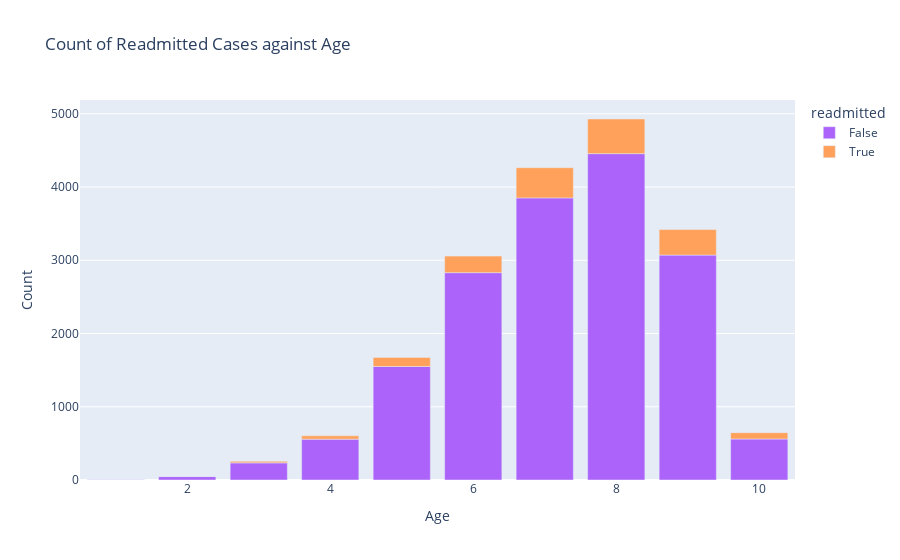

Here is the notebook cell this chart was saved with:
### Markdown cell above
#### Plot the count of number of readmitted cases against age.

### Code cell
# Group the data by age and readmitted status and count the occurrences
grouped_df = df.groupby(['age', 'readmitted']).size().reset_index(name='count')

# Create an interactive bar plot using Plotly Express
fig = px.bar(grouped_df, x='age', y='count', color='readmitted',
             title='Count of Readmitted Cases against Age',
             labels={'count': 'Count', 'age': 'Age'},
             color_discrete_map={'NO': 'lightblue', '>30': 'lightgreen', '<30': 'lightcoral'})

fig.update_layout(xaxis_title='Age', yaxis_title='Count')
fig.show()

### Figure 1 — Plotly figure (JSON) as saved in the notebook; plotly's stock layout.template omitted (floating-point values rounded to 4 significant figures)
{"data": [{"alignmentgroup": "True", "hovertemplate": "readmitted=False<br>Age=%{x}<br>Count=%{y}<extra></extra>", "legendgroup": "False", "marker": {"color": "#ab63fa", "pattern": {"shape": ""}}, "name": "False", "offsetgroup": "False", "orientation": "v", "showlegend": true, "textposition": "auto", "type": "bar", "x": [1, 2, 3, 4, 5, 6, 7, 8, 9, 10], "xaxis": "x", "y": [3, 47, 234, 558, 1550, 2831, 3852, 4456, 3071, 560], "yaxis": "y"}, {"alignmentgroup": "True", "hovertemplate": "readmitted=True<br>Age=%{x}<br>Count=%{y}<extra></extra>", "legendgroup": "True", "marker": {"color": "#FFA15A", "pattern": {"shape": ""}}, "name": "True", "offsetgroup": "True", "orientation": "v", "showlegend": true, "textposition": "auto", "type": "bar", "x": [2, 3, 4, 5, 6, 7, 8, 9, 10], "xaxis": "x", "y": [1, 21, 45, 124, 226, 412, 473, 348, 86], "yaxis": "y"}], "layout": {"barmode": "relative", "legend": {"title": {"text": "readmitted"}, "tracegroupgap": 0}, "title": {"text": "Count of Readmitted Cases against Age"}, "xaxis": {"anchor": "y", "domain": [0, 1], "title": {"text": "Age"}}, "yaxis": {"anchor": "x", "domain": [0, 1], "title": {"text": "Count"}}}}
